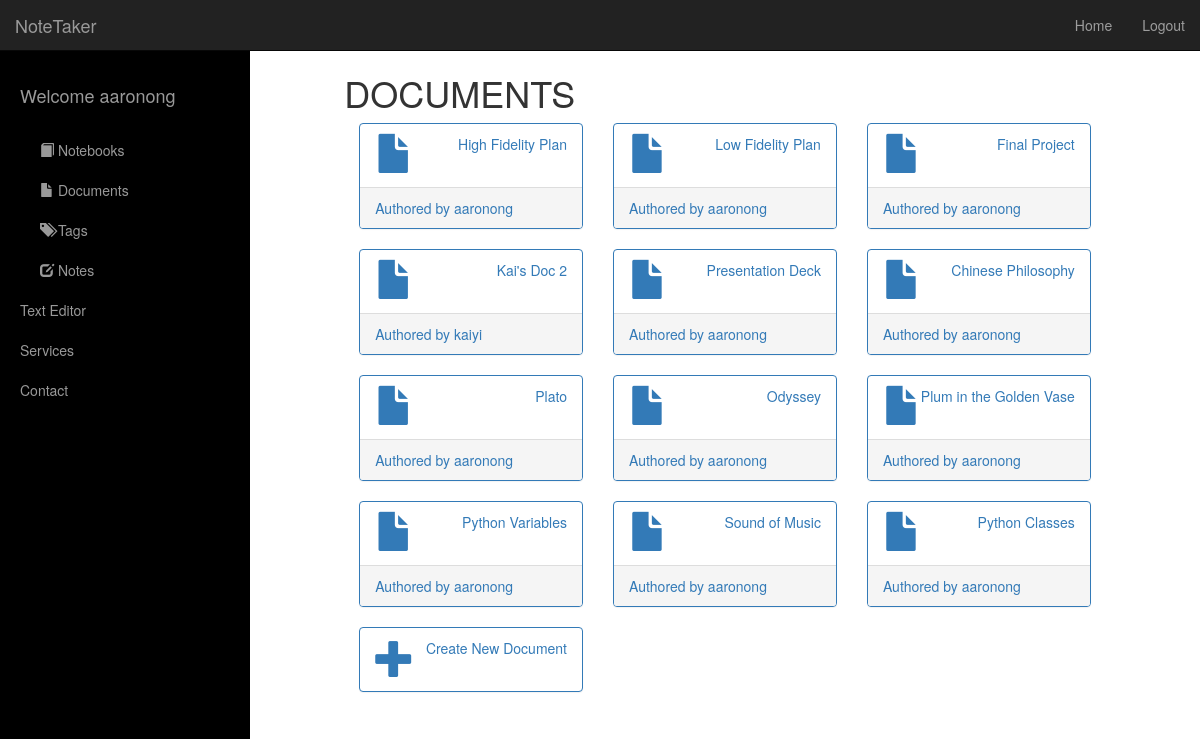
Page /documents/ (signed in) on the earlier database version.
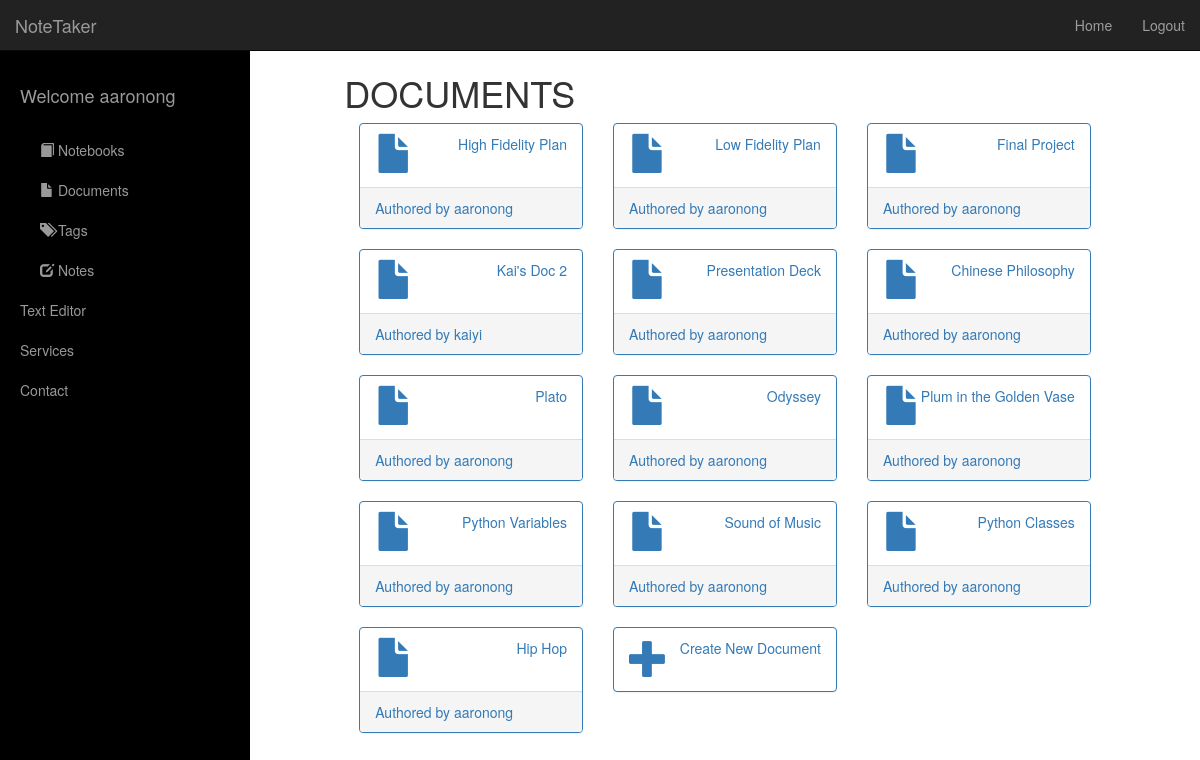
Same page on the later database version.
### notetaker/models.py (models this page shows, shortened)
@python_2_unicode_compatible
class Document(models.Model):
    title = models.CharField(max_length=50)
    notebook = models.ForeignKey(Notebook) # reparented to diff notebook upon delete
    permissions = models.ManyToManyField(
        NoteUser,
        through='Authorization',
        through_fields=('document', 'user')
    )
    time_created = models.DateTimeField(blank=False, auto_now_add=True)
    time_modified = models.DateTimeField(blank=False, auto_now_add=True)

### notetaker/views.py (the view, shortened to what this page needs)
# urls.py: url(r'^documents/$', views.documents, name='documents'),
def documents(request):
    all_documents = Document.objects.filter(authorization__user=request.user)
    docs = {}
    for doc in all_documents:
        docs[doc] = NoteUser.objects.filter(authorization__document=doc, authorization__type=3)[0]
    all_notebooks = Notebook.objects.filter(owner=request.user)
    context = {
        'all_documents': docs,
        'all_notebooks': all_notebooks,
    }
    return render(request, 'documents.html', context)

### notetaker/models.py (called while the page is built)
    def __str__(self):
        return self.username

    def __str__(self):
        return self.title

### templates/documents.html (shortened to what this page needs)
{% extends 'base.html' %}
{% load staticfiles %}
{% block content %}
    <h2>Secret header</h2>
    <h1>DOCUMENTS</h1>
    {% if all_documents %}
        {% for document, owner in all_documents.items %}
            <div class="col-lg-4 col-md-6 col-sm-12 col-xs-12">
                <div class="panel panel-primary">
                    <a href="/documents/{{ document.id }}/">
                        <div class="panel-heading">
                            <div class="row">
                                <div class="col-xs-2">
                                    <i style="font-size:2.8em;" class="glyphicon glyphicon-file"></i>
                                </div>
                                <div class="col-xs-10 text-right">
                                    <div>{{ document.title }}</div>
                                </div>
                            </div>
                        </div>
                    </a>
                    <a href="/profile/{{ owner.id }}/">
                        <div class="panel-footer">
                            <span class="pull-left">Authored by {{owner}}</span>
                            <div class="clearfix"></div>
                        </div>
                    </a>
                </div>
            </div>
        {% endfor %}
    {% endif %}
    <div class="col-lg-4 col-md-6 col-sm-12 col-xs-12">
        <div class="panel panel-primary" >
            <a data-toggle="collapse" href="#collapseExample">
                <div class="panel-heading">
                    <div class="row">
                        <div class="col-xs-2">
                            <i style="font-size:2.8em; color:#337ab7;" class="glyphicon glyphicon-plus"></i>
                        </div>
                        <div class="col-xs-10 text-right">
                            <p style="color:#337ab7;">Create New Document</p>
                        </div>
                    </div>
                </div>
            </a>
        </div>
    </div>
{% endblock %}

Differences in the rows shown:
added Document: title "Hip Hop", username "aaronong"
